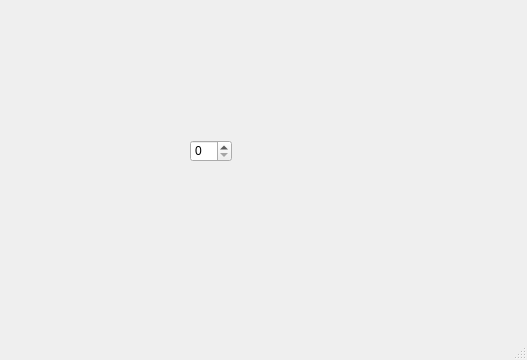
<?xml version="1.0" encoding="UTF-8"?>
<ui version="4.0">
 <class>QW</class>
 <widget class="QMainWindow" name="QW">
  <property name="geometry">
   <rect>
    <x>0</x>
    <y>0</y>
    <width>527</width>
    <height>360</height>
   </rect>
  </property>
  <property name="windowTitle">
   <string>MainWindow</string>
  </property>
  <widget class="QWidget" name="centralwidget">
   <widget class="QSpinBox" name="spinBox">
    <property name="geometry">
     <rect>
      <x>190</x>
      <y>140</y>
      <width>42</width>
      <height>22</height>
     </rect>
    </property>
   </widget>
  </widget>
  <widget class="QMenuBar" name="menubar">
   <property name="geometry">
    <rect>
     <x>0</x>
     <y>0</y>
     <width>527</width>
     <height>18</height>
    </rect>
   </property>
  </widget>
  <widget class="QStatusBar" name="statusbar"/>
 </widget>
 <resources/>
 <connections/>
</ui>
